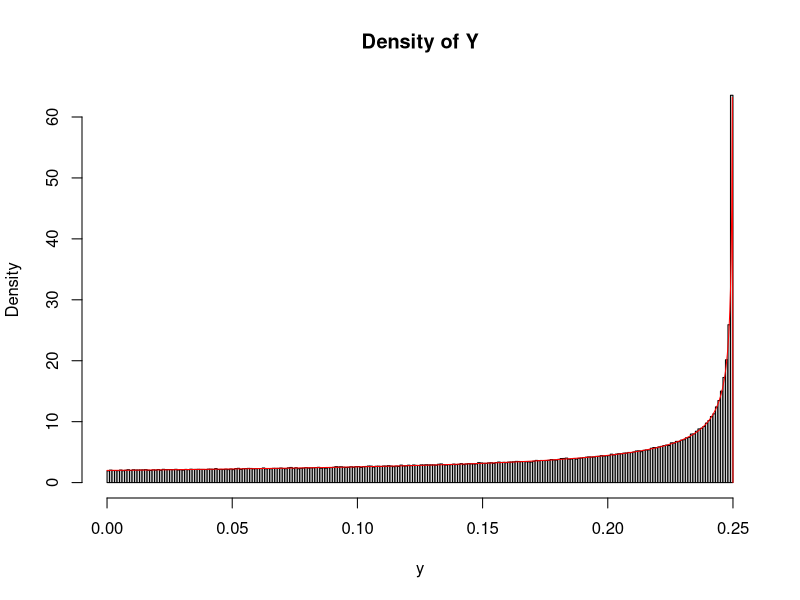
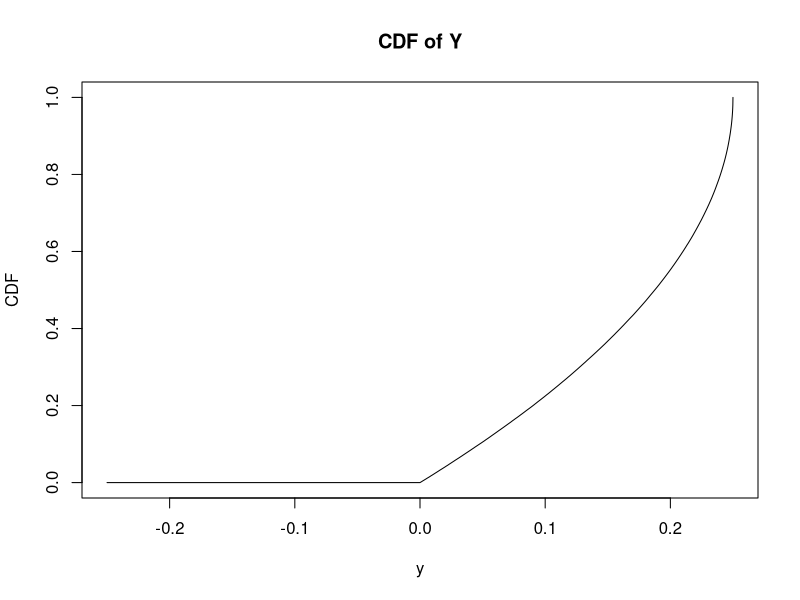

The R source for these figures, in order:
## ---- chunk 1
n <- 800000  # number of simulations
set.seed(1)
X <- runif(n)  # simulating from U[0,1]
Y <- X - X^2

# theoretical density function for Y
f_Y <- function(y) {
  ifelse(y >= 0 & y < 0.25, 2 / sqrt(1 - 4*y), 0)
}

y_vals <- seq(0, 0.25, length.out = 1000)
density_vals <- sapply(y_vals, f_Y)

# Plotting
hist(Y, probability=TRUE, breaks=200, main="Density of Y", xlab="y", ylab="Density", ylim=c(0, max(density_vals)))
lines(y_vals, density_vals, col="red", lwd=1)
## ---- chunk 2
y_vals <- seq(-0.25, 0.25, by=0.0001)
cdf_Y <- sapply(y_vals, function(y) mean(Y <= y))

plot(y_vals, cdf_Y, type="l", xlab="y", ylab="CDF", main="CDF of Y")
## ---- chunk 3
median(Y)

mean(Y)
3/16
## ---- chunk 4
p <- 0.3889798877867867  # Let's assume some value for p. You can change it.
j_values <- 0:800000
probabilities <- (1-p) * p^j_values
sum(probabilities)  # Should be very close to 1 if our sum converges for this large value of j

# Calculate probabilities for Y
prob_Y_is_1 <- sum(probabilities[j_values %% 2 == 0])  # X is even
prob_Y_is_minus_1 <- sum(probabilities[j_values %% 2 == 1])  # X is odd

prob_Y_is_1  # Prob(Y = 1)
prob_Y_is_minus_1  # Prob(Y = -1)

1/(1+p)
p/(1+p)
## ---- chunk 5
numerator <- sum(j_values[j_values %% 2 == 0] * probabilities[j_values %% 2 == 0])
denominator <- prob_Y_is_1
expected_value_X_given_Y_1 <- numerator / denominator
expected_value_X_given_Y_1
2*p^2/(1-p^2)
